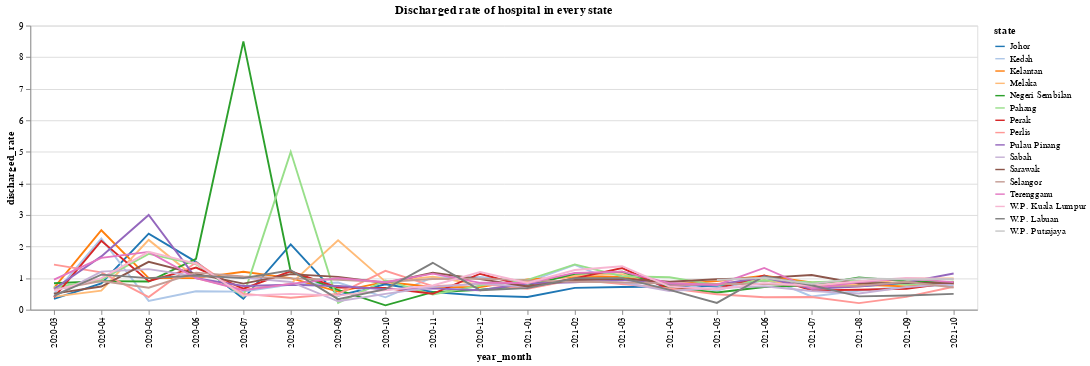

Notebook code for this chart:
### Markdown cell above
Based on the line chart above, we had observed that the hospital admitted rate in every state of Malaysia were very high at the beginning of the Covid-19 pandemic.Then, all the hospital admitted rate of the states were decrease rapidly in 2021 and only increase slighly during May to July of 2021 in Kelantan.

### Code cell
#plot a line chart for discharged rate in every state of Malaysia
alt.Chart(hosp_try,title='Discharged rate of hospital in every state').mark_line().encode(
    x="year_month",
    y="discharged_rate",
    color = alt.Color('state', scale=alt.Scale(scheme = 'category20'))
).properties(
    width=1000,
    height=300
)

### Figure 1 — Vega-Lite specification as saved in the notebook (floating-point values rounded to 4 significant figures; data arrays with more than 128 entries replaced by an {"elided": "..."} marker saying what was removed)
{"config": {"view": {"continuousWidth": 400, "continuousHeight": 300}}, "data": {"name": "data-7316bef5362071d1786cee8435167ace"}, "mark": "line", "encoding": {"color": {"type": "nominal", "field": "state", "scale": {"scheme": "category20"}}, "x": {"type": "nominal", "field": "year_month"}, "y": {"type": "quantitative", "field": "discharged_rate"}}, "height": 300, "title": "Discharged rate of hospital in every state", "width": 1000, "$schema": "https://vega.github.io/schema/vega-lite/v4.8.1.json", "datasets": {"data-7316bef5362071d1786cee8435167ace": {"elided": "306 records"}}}
